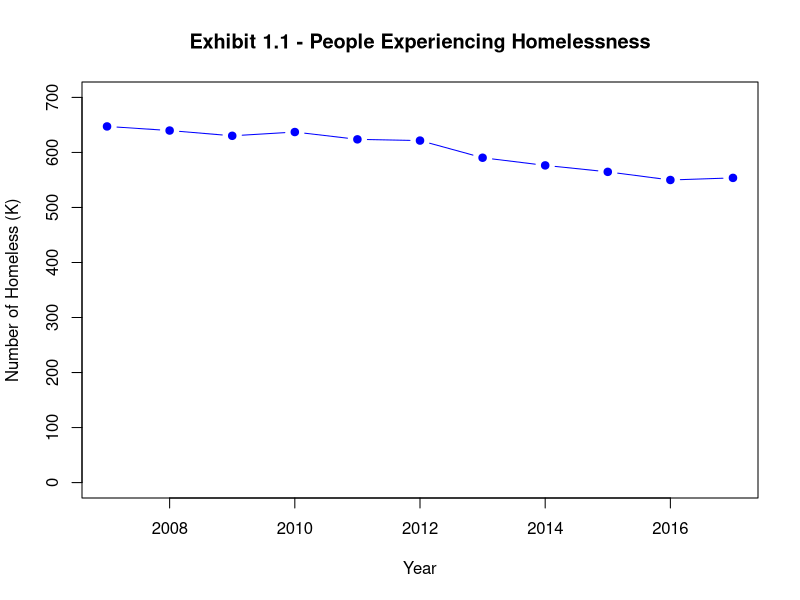
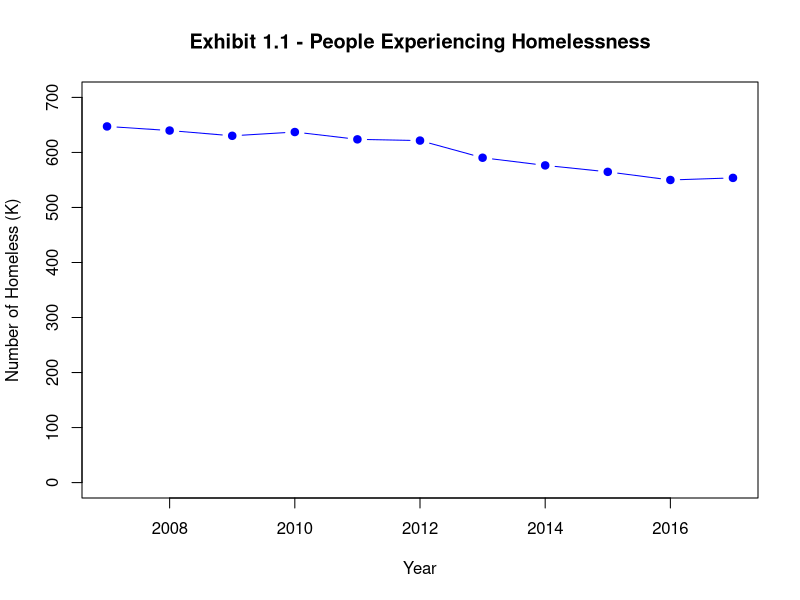
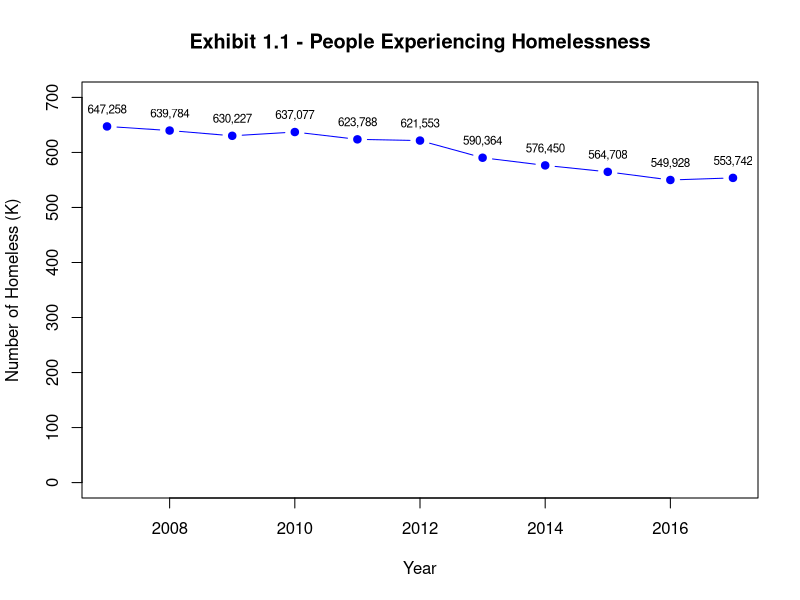

These charts were generated, in order, by the following R code: (Note: this script raises an error after producing the figures.)
## ---- chunk 1
knitr::opts_chunk$set(echo = FALSE)
## ---- chunk 2
year <- 2007:2017
num.homeless <- c(647258, 639784, 630227, 637077, 623788, 621553, 
                  590364, 576450, 564708, 549928, 553742)
## ---- chunk 3
main <- 'Exhibit 1.1 - People Experiencing Homelessness'
plot(year, num.homeless / 1000, type = 'b', pch = 19, col = 'blue', 
     ylim = c(0, 700), main = main, xlab = 'Year', ylab = 'Number of Homeless (K)')
## ---- chunk 4
plot(year, num.homeless / 1000, type = 'b', pch = 19, col = 'blue', ylim = c(0, 700), main = main, xlab = 'Year', ylab = 'Number of Homeless (K)')
## ---- chunk 5
plot(year, num.homeless / 1000, type = 'b', pch = 19, col = 'blue', ylim = c(0, 700),
     main = main, xlab = 'Year', ylab = 'Number of Homeless (K)')
labels <- sprintf("%03d,%03d", num.homeless %/% 1000, num.homeless %% 1000)
text(x = year, y = (num.homeless / 1000) + 30, labels = labels, cex = .7)
## ---- chunk 6
knitr::include_graphics("hud-pie-chart.png")
## ---- chunk 7
Family <- c(rep("Family", 33), rep("Individual", 67))
Sheltered = c(rep("Sheltered", 30), rep("Unsheltered", 3), rep("Sheltered", 35), rep("Unsheltered", 32))
x <- data.frame(Family, Sheltered)
nrow(x)
x[sample(x = 100, size = 6), ]
## ---- chunk 8
table(x$Sheltered, x$Family)
prop.table(table(x$Sheltered, x$Family), 1)
## ---- chunk 9
table(x$Sheltered, x$Family)
round(100 * prop.table(table(x$Sheltered, x$Family), 2), 2)
## ---- chunk 10
x$Days <- sample(x = 600, size = nrow(x))
head(x, 8)  # Long Format
## ---- chunk 11
library(reshape2)
dcast(x, Sheltered ~ Family, value.var = "Days", fun.aggregate = mean)
## ---- chunk 12
library(XML)
lac.pop <- readHTMLTable('http://worldpopulationreview.com/us-counties/ca/los-angeles-county-population/', header = TRUE)[[1]]
head(lac.pop, 8)
